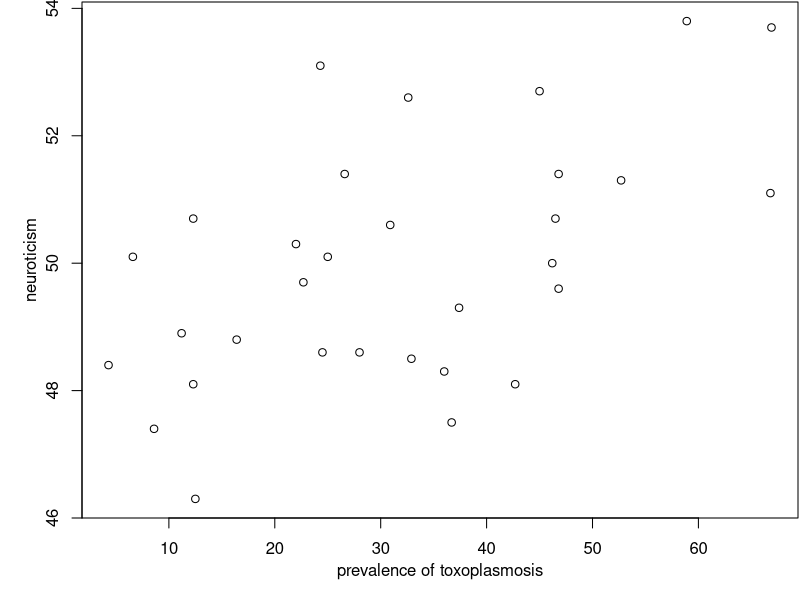
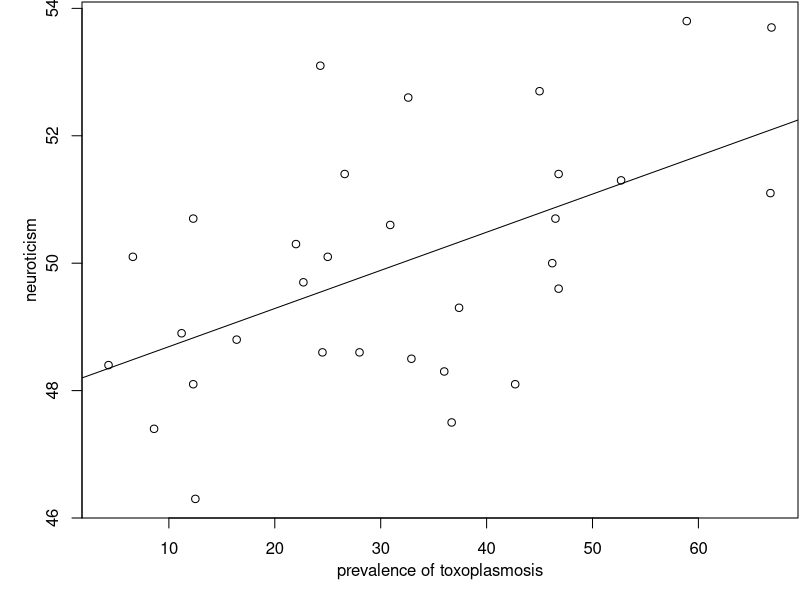
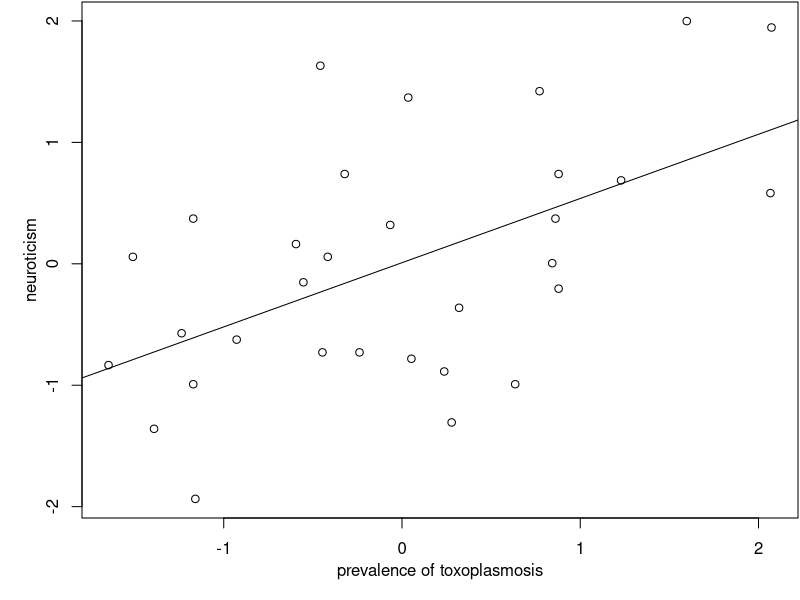

R code for these plots, in order:
# "Can the common brain parasite, Toxoplasma gondii, influence human culture?"
#  Kevin D Lafferty, Proc Royal Soc B 2006
# from http://rspb.royalsocietypublishing.org/content/273/1602/2749/T1.expansion.html

toxo <- read.table("toxo.csv",header=TRUE)

pdf(file="ex24-toxo.pdf", width=3, height=2.5, pointsize=10)
par(mar=c(4,4,0,0)+.1,mgp=c(2.1,1,0))
plot( N18 ~ prevalence, data=toxo, ylab="neuroticism", xlab="prevalence of toxoplasmosis" )
dev.off()

pdf(file="ex24-toxo-line.pdf", width=3, height=2.5, pointsize=10)
par(mar=c(4,4,0,0)+.1,mgp=c(2.1,1,0))
plot( N18 ~ prevalence, data=toxo, ylab="neuroticism", xlab="prevalence of toxoplasmosis" )
abline(coef( lm(N18 ~ prevalence, data=toxo) ) )
dev.off()

pdf(file="ex24-toxo-sdized.pdf", width=3, height=2.5, pointsize=10)
par(mar=c(4,4,0,0)+.1,mgp=c(2.1,1,0))
plot( scale(N18) ~ scale(prevalence), data=toxo, ylab="neuroticism", xlab="prevalence of toxoplasmosis" )
abline(coef( lm(scale(N18) ~ scale(prevalence), data=toxo) ) )
dev.off()
